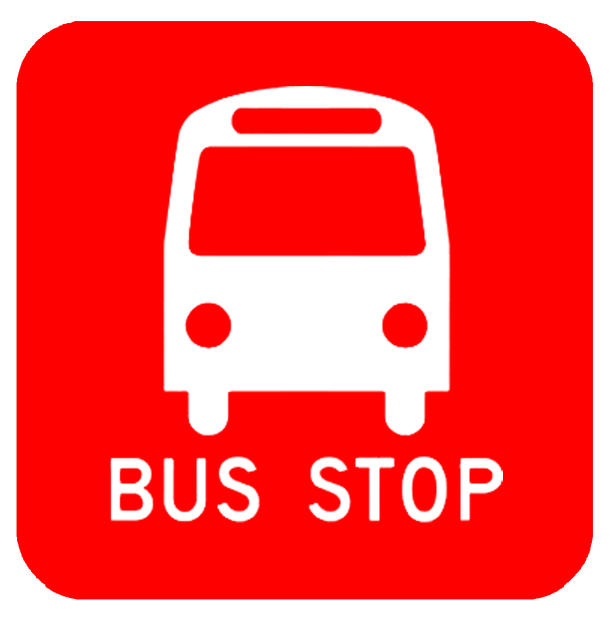
//> input picture Raspi backup/20190906-2/recogobject/Bus.jpg, 1219 x 1241 px, given in place of the camera (shown at 1/2 size)
$ ./recogobject   (built with g++ and OpenCV 4)
//> lines starting //> are read from the running program, lines starting //| are printed output that depends on the picture
/* g++ recogobject.cpp -o recogobject `pkg-config --libs opencv` -lwiringPi */
#include <opencv2/opencv.hpp>
#include "opencv2/highgui.hpp"
#include <iostream>
#include <vector>
#include <string>
#include "opencv2/videoio.hpp"
#include <opencv2/imgcodecs.hpp>
#include <opencv2/videoio/videoio.hpp>
#include <opencv2/highgui/highgui.hpp>
#include "opencv2/core/core.hpp"
#include "opencv2/features2d/features2d.hpp"
#include "opencv2/opencv_modules.hpp"
#include "opencv2/calib3d/calib3d.hpp"

#include <math.h>
#include <iomanip>
using namespace cv;
using namespace std;

#include <string.h>
#include <errno.h>
#include <wiringPi.h>
#include <wiringSerial.h>
// [16 lines left out: functions uart_ch, uart_str, not called in this run]

void draw_locations(Mat & img, vector< Rect > & locations, const Scalar & color, string text);

#define CASCADE_FILE_BUS "/home/pi/dev/Capstone2019/recogobject/Bus4.xml"

#define BUS_SIGN_IMAGE "/home/pi/dev/Capstone2019/recogobject/Bus.png"

#define WINDOW_NAME "MATCHING"

int main()
{
    cout << CV_VERSION <<endl;
   VideoCapture cap(0);
   Mat mFrame, mGray, imageROI,mGray1, mGray2;
   CascadeClassifier left, right, bus;
   vector<Rect> left_found, right_found, bus_found;

//    left.load(CASCADE_FILE_LEFT);
//    right.load(CASCADE_FILE_RIGHT);
    bus.load(CASCADE_FILE_BUS);

    double fps = 0;

    // Number of frames to capture
    int num_frames = 60;
    int started_frames = 0;

    // Start and end times
    time_t start, end;

    cout << "Capturing " << num_frames << " frames" << endl ;

    // Start time
    time(&start);


   while (cap.read(mFrame))
   {
//> mFrame is the input picture: 1241 rows x 1219 cols, CV_8UC3; mean B, G, R 74.9, 74.9, 254.3
        started_frames++;

        if (started_frames==num_frames){
        // End Time
        time(&end);


        // Time elapsed
        double seconds = difftime (end, start);
        cout << "Time taken : " << seconds << " seconds" << endl;

        // Calculate frames per second
        fps  = num_frames / seconds;

        cout <<"fps : "<<fps<<endl;
        started_frames=0;
        time(&start);
        }

      // Apply the classifier to the frame
        imageROI = mFrame(Rect(0,mFrame.rows/2,mFrame.cols,mFrame.rows/2));
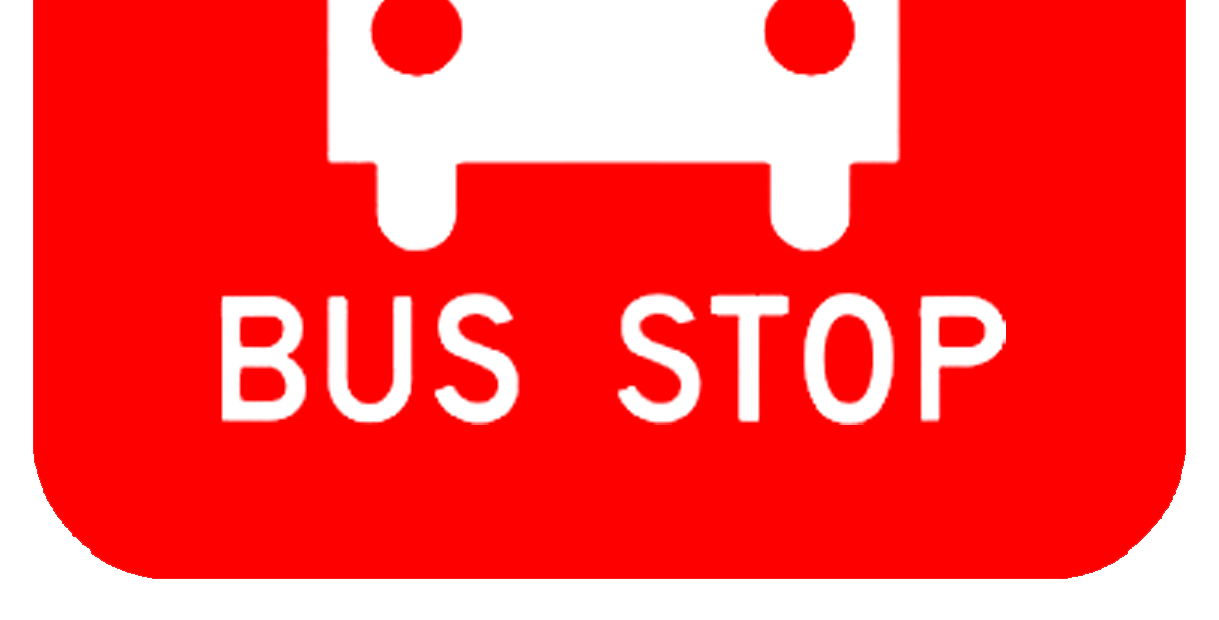
//> imageROI: 620 rows x 1219 cols, CV_8UC3; mean B, G, R 76.9, 76.9, 254.3

      cvtColor(imageROI, mGray, COLOR_BGR2GRAY);
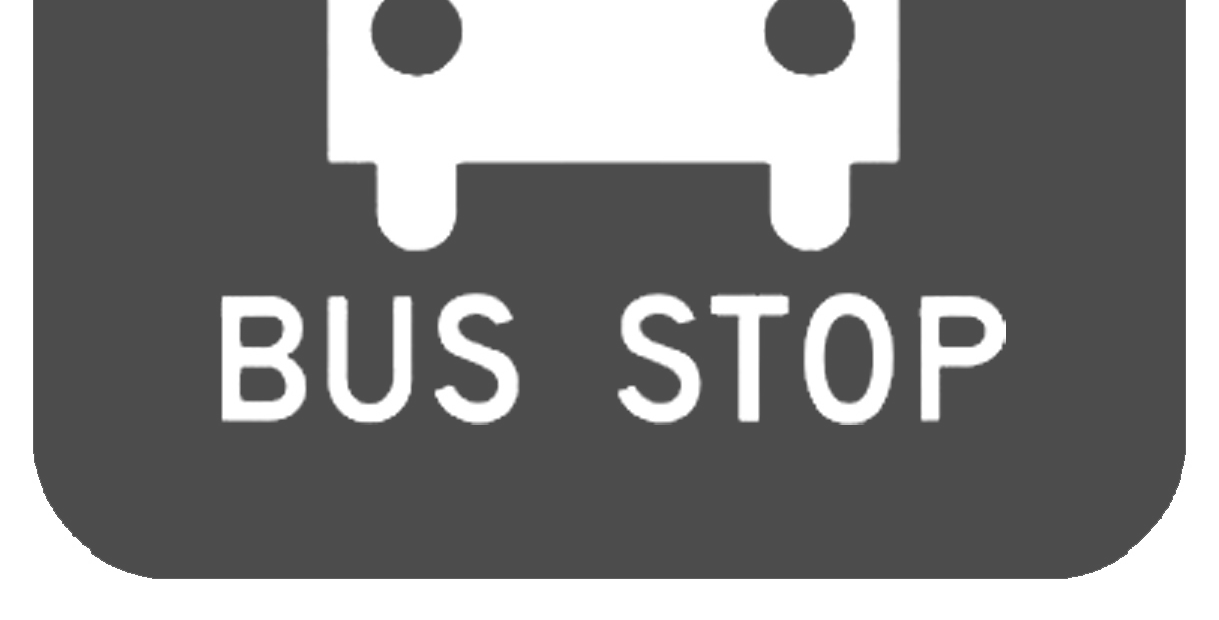
//> mGray: 620 rows x 1219 cols, CV_8UC1; min 75, max 255, mean 130
        cvtColor(mFrame, mGray2, COLOR_BGR2GRAY);
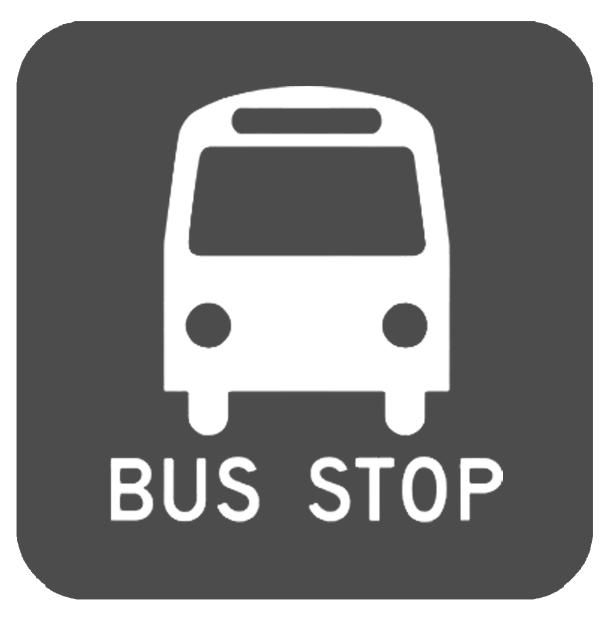
//> mGray2: 1241 rows x 1219 cols, CV_8UC1 (shown at 1/2 size); min 75, max 255, mean 128.6

        //imshow("before", mGray);
        mGray.copyTo(mGray1);

        // [6 lines of commented-out code are left out]

//> (the run ends here: the program stops with an error, at `bus.detectMultiScale(mGray2, bus_found, 1.1, 2, 0 | CASCADE_SCALE_IMAG..`)
